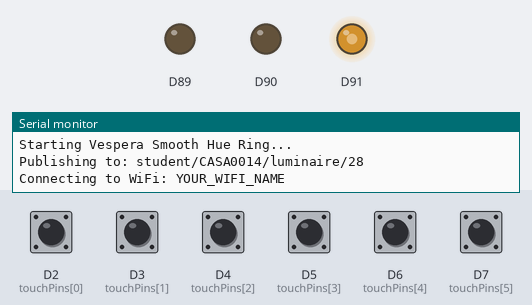
Simulated run of this sketch. Board: Arduino MKR. Parts: output pins drawn as LEDs (lit = HIGH), the last lines printed to the serial monitor. The inputs (shaded band) are chosen by the test bench; at power-on: D2 (touchPins[0]), D3 (touchPins[1]), D4 (touchPins[2]), D5 (touchPins[3]), D6 (touchPins[4]), D7 (touchPins[5]) LOW. WiFi joins after 1.5 s; servers stay silent unless stated; no MQTT or app messages arrive unless stated.

Above: at 0.1 s.
At 5.7 s:
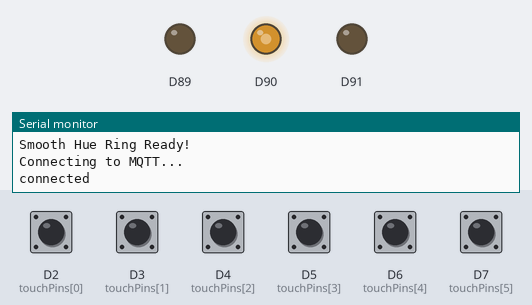
5.8 s: D2 (touchPins[0]) pulled HIGH for 0.15 s
7.4 s: D3 (touchPins[1]) pulled HIGH for 0.15 s
9.0 s: D5 (touchPins[3]) pulled HIGH for 0.15 s
10.6 s: D4 (touchPins[2]) pulled HIGH for 0.15 s
12.2 s: D4 (touchPins[2]) pulled HIGH for 1 s
Timing chart, 0 to 15.2 s (numbered marks = the images above; inputs shaded):
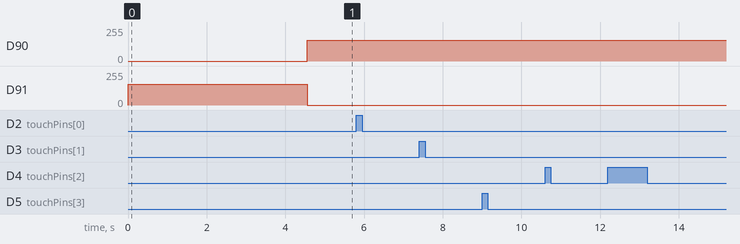

The sketch:

Vespera_Ring_SmoothHue_06.ino
```cpp
#include <SPI.h>
#include <WiFiNINA.h>
#include <PubSubClient.h>
#include <math.h>
#include "arduino_secrets.h"
#include <utility/wifi_drv.h>

// Wi-Fi and MQTT configuration
const char* ssid          = SECRET_SSID;
const char* password      = SECRET_PASS;
const char* ssid1         = SECRET_SSID1;
const char* password1     = SECRET_PASS1;
const char* mqtt_username = SECRET_MQTTUSER;
const char* mqtt_password = SECRET_MQTTPASS;
const char* mqtt_server   = "mqtt.cetools.org";
const int mqtt_port       = 1884;

WiFiClient wifiClient;
PubSubClient mqttClient(wifiClient);

// Vespera configuration
String lightId = "28";
String mqtt_topic = "student/CASA0014/luminaire/" + lightId;
String clientId = "";

const int num_leds = 72;
const int payload_size = num_leds * 3;
byte RGBpayload[payload_size];

// Six capacitive touch sensors
const int sensorCount = 6;
const int touchPins[sensorCount] = {2, 3, 4, 5, 6, 7};

// Touch gesture tracking
int previousSingleSensor = -1;
int lastSensor = -1;

unsigned long lastTouchTime = 0;
const unsigned long gestureTimeout = 2000;

// Smooth hue transition
float currentHue = 0.0;
float targetHue = 0.0;

bool hueInitialized = false;
bool colourNeedsUpdate = false;

unsigned long lastFadeTime = 0;
const unsigned long fadeInterval =40;

// Larger values produce faster transitions
const float smoothingFactor = 0.2;

void setup() {
  Serial.begin(115200);

  Serial.println("Starting Vespera Smooth Hue Ring...");

  // Configure the onboard RGB status LED
  WiFiDrv::pinMode(25, OUTPUT);
  WiFiDrv::pinMode(26, OUTPUT);
  WiFiDrv::pinMode(27, OUTPUT);
  LedRed();

  // Configure all touch sensors
  for (int i = 0; i < sensorCount; i++) {
    pinMode(touchPins[i], INPUT);
  }

  // Generate a unique MQTT client ID
  byte mac[6];
  WiFi.macAddress(mac);

  char macStr[18];
  snprintf(
    macStr,
    sizeof(macStr),
    "%02X%02X%02X%02X%02X%02X",
    mac[5], mac[4], mac[3],
    mac[2], mac[1], mac[0]
  );

  clientId = "MKR1010_Sender_" + String(macStr);

  Serial.print("Publishing to: ");
  Serial.println(mqtt_topic);

  // Connect to Wi-Fi
  startWifi();

  // Configure MQTT
  mqttClient.setServer(mqtt_server, mqtt_port);
  mqttClient.setBufferSize(512);
  mqttClient.setKeepAlive(30);

  Serial.println("Smooth Hue Ring Ready!");
}

void loop() {

  // Maintain Wi-Fi connection
  if (WiFi.status() != WL_CONNECTED) {
    startWifi();
  }

  // Maintain MQTT connection
  if (!mqttClient.connected()) {
    reconnectMQTT();
    colourNeedsUpdate = true;
  }

  mqttClient.loop();

  int activeCount = 0;
  int currentSensor = -1;

  // Read all six touch sensors
  for (int i = 0; i < sensorCount; i++) {
    if (digitalRead(touchPins[i]) == HIGH) {
      activeCount++;
      currentSensor = i;
    }
  }

  // Accept only a single active touch sensor
  if (activeCount == 1 &&
      currentSensor != previousSingleSensor) {

    unsigned long now = millis();

    Serial.print("TOUCH ");
    Serial.print(currentSensor + 1);

    // Detect gesture direction
    if (lastSensor == -1 ||
        now - lastTouchTime > gestureTimeout) {

      Serial.println(" -> START");

    } else if (currentSensor == lastSensor) {

      Serial.println(" -> SAME SENSOR");

    } else {

      int clockwiseStep =
        (currentSensor - lastSensor + sensorCount)
        % sensorCount;

      int counterclockwiseStep =
        (lastSensor - currentSensor + sensorCount)
        % sensorCount;

      if (clockwiseStep == 1) {
        Serial.println(" -> CLOCKWISE");

      } else if (counterclockwiseStep == 1) {
        Serial.println(" -> COUNTERCLOCKWISE");

      } else {
        Serial.println(" -> JUMP");
      }
    }

    // Each sensor represents 60 degrees of hue
    float sensorHue = currentSensor * 60.0;

    if (!hueInitialized) {

      // Set the initial colour immediately
      currentHue = sensorHue;
      targetHue = sensorHue;
      hueInitialized = true;

    } else {

      // Find the shortest circular hue transition
      float difference = sensorHue - targetHue;

      while (difference > 180.0) {
        difference -= 360.0;
      }

      while (difference < -180.0) {
        difference += 360.0;
      }

      targetHue += difference;
    }

    // Request a new colour update
    colourNeedsUpdate = true;

    lastSensor = currentSensor;
    lastTouchTime = now;
  }

  // Reset touch tracking during release or overlap
  previousSingleSensor =
    (activeCount == 1) ? currentSensor : -1;

  // Update the colour without blocking touch detection
  updateSmoothHue();

  delay(10);
}

// Gradually move the current hue towards the target hue
void updateSmoothHue() {

  if (!hueInitialized || !mqttClient.connected()) {
    return;
  }

  unsigned long now = millis();

  if (now - lastFadeTime < fadeInterval) {
    return;
  }

  lastFadeTime = now;

  float difference = targetHue - currentHue;
  bool settled = fabsf(difference) < 0.5;

  if (settled) {
    currentHue = targetHue;
  } else {
    currentHue += difference * smoothingFactor;
  }

  // Stop publishing after the final colour is reached
  if (!colourNeedsUpdate && settled) {
    return;
  }

  // Wrap hue into the range 0-360 degrees
  float hue = fmodf(currentHue, 360.0);

  if (hue < 0.0) {
    hue += 360.0;
  }

  // Convert hue into RGB
  int r, g, b;
  hueToRGB(hue, r, g, b);

  // Send the interpolated colour to Lumi / Vespera
  if (send_colour_to_all(r, g, b)) {

    Serial.print("Published Hue: ");
    Serial.println(hue, 1);

    colourNeedsUpdate = !settled;

  } else {
    colourNeedsUpdate = true;
  }
}


void hueToRGB(float hue, int &r, int &g, int &b) {

  // Soft Morandi-inspired RGB palette
const int palette[6][3] = {
  {199, 123, 153},  // Dusty Rose
  {217, 155, 97},   // Warm Apricot
  {124, 166, 109},  // Sage Green
  {83, 165, 162},   // Muted Teal
  {103, 136, 195},  // Soft Periwinkle
  {162, 112, 188}   // Dusty Lavender
};


  // Find the two neighbouring colours
  int index = (int)(hue / 60.0) % 6;
  int nextIndex = (index + 1) % 6;

  // Calculate the position between two colours
  float blend = (hue - index * 60.0) / 60.0;

  // Interpolate the RGB channels smoothly
  r = palette[index][0] +
      (palette[nextIndex][0] - palette[index][0]) * blend;

  g = palette[index][1] +
      (palette[nextIndex][1] - palette[index][1]) * blend;

  b = palette[index][2] +
      (palette[nextIndex][2] - palette[index][2]) * blend;
}


// Publish the same RGB colour to all 72 LEDs
bool send_colour_to_all(int r, int g, int b) {

  if (!mqttClient.connected()) {
    return false;
  }

  for (int pixel = 0; pixel < num_leds; pixel++) {

    RGBpayload[pixel * 3 + 0] =
      (byte)constrain(r, 0, 255);

    RGBpayload[pixel * 3 + 1] =
      (byte)constrain(g, 0, 255);

    RGBpayload[pixel * 3 + 2] =
      (byte)constrain(b, 0, 255);
  }

  return mqttClient.publish(
    mqtt_topic.c_str(),
    RGBpayload,
    payload_size
  );
}
```

RGBLED.ino
```cpp
void toggleRGB() {
  // Red
  WiFiDrv::analogWrite(25, 255);
  WiFiDrv::analogWrite(26, 0);
  WiFiDrv::analogWrite(27, 0);
  delay(1000);

  // Green
  WiFiDrv::analogWrite(25, 0);
  WiFiDrv::analogWrite(26, 255);
  WiFiDrv::analogWrite(27, 0);
  delay(1000);

  // Blue
  WiFiDrv::analogWrite(25, 0);
  WiFiDrv::analogWrite(26, 0);
  WiFiDrv::analogWrite(27, 255);
  delay(1000);

  // Off
  WiFiDrv::analogWrite(25, 0);
  WiFiDrv::analogWrite(26, 0);
  WiFiDrv::analogWrite(27, 0);
  delay(1000);
}

void LedRed() {
  WiFiDrv::analogWrite(25, 155);
  WiFiDrv::analogWrite(26, 0);
  WiFiDrv::analogWrite(27, 0);
}

void LedGreen() {
  WiFiDrv::analogWrite(25, 0);
  WiFiDrv::analogWrite(26, 155);
  WiFiDrv::analogWrite(27, 0);
}

void LedBlue() {
  WiFiDrv::analogWrite(25, 0);
  WiFiDrv::analogWrite(26, 0);
  WiFiDrv::analogWrite(27, 155);
}
```

arduino_secrets.example.h
```cpp
#ifndef ARDUINO_SECRETS_H
#define ARDUINO_SECRETS_H

// Wi-Fi credentials
#define SECRET_SSID "YOUR_WIFI_NAME"
#define SECRET_PASS "YOUR_WIFI_PASSWORD"

// Optional secondary Wi-Fi network
#define SECRET_SSID1 ""
#define SECRET_PASS1 ""

// MQTT broker credentials
#define SECRET_MQTTUSER "YOUR_MQTT_USERNAME"
#define SECRET_MQTTPASS "YOUR_MQTT_PASSWORD"

#endif
```

connections.ino
```cpp
// Connect wifi and print setup info
void startWifi() {
  LedBlue(); // Show Blue LED when looking for wifi
  Serial.print(F("Connecting to WiFi: "));
  Serial.println(ssid);

  // Check if the WiFi module is present
  if (WiFi.status() == WL_NO_MODULE) {
    Serial.println(F("Communication with WiFi module failed!"));
    while (true)
      ;
  }

  // Attempt to connect to WiFi network (non-infinite loop to prevent lockup)
  int attempts = 0;
  while (WiFi.status() != WL_CONNECTED && attempts < 5) {
    WiFi.begin(ssid, password);
    Serial.print(F("."));
    delay(3000);
    attempts++;
  }

  if (WiFi.status() == WL_CONNECTED) {
    Serial.println(F("\nWiFi connected!"));
    Serial.print(F("IP address: "));
    Serial.println(WiFi.localIP());
    LedGreen(); // Green for connected
  } else {
    Serial.println(F("\nWiFi connection failed, will retry in loop."));
    LedRed();
  }
}

// Handle reconnects to MQTT broker
void reconnectMQTT() {
  LedBlue();
  wifiClient.stop(); // Clean stale socket state before reconnecting

  if (!mqttClient.connected()) {
    Serial.println(F("Connecting to MQTT..."));
    if (mqttClient.connect(clientId.c_str(), mqtt_username, mqtt_password)) {
      Serial.println(F("connected"));
      LedGreen();
      // NOTE: As a pure publisher, do NOT subscribe to mqtt_topic to avoid echo traffic doubling
    } else {
      Serial.print(F("failed, rc="));
      Serial.print(mqttClient.state());
      Serial.println(F(" try again in 5 seconds"));
      LedRed();
      delay(5000);
    }
  }
}
```
